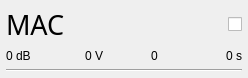
<?xml version="1.0" encoding="UTF-8"?>
<ui version="4.0">
 <class>MacListWidget</class>
 <widget class="QWidget" name="MacListWidget">
  <property name="geometry">
   <rect>
    <x>0</x>
    <y>0</y>
    <width>248</width>
    <height>62</height>
   </rect>
  </property>
  <property name="windowTitle">
   <string>Form</string>
  </property>
  <layout class="QGridLayout" name="gridLayout">
   <property name="verticalSpacing">
    <number>6</number>
   </property>
   <property name="margin">
    <number>6</number>
   </property>
   <item row="3" column="3">
    <widget class="QLabel" name="labelAge">
     <property name="text">
      <string>0 s</string>
     </property>
     <property name="alignment">
      <set>Qt::AlignRight|Qt::AlignTrailing|Qt::AlignVCenter</set>
     </property>
    </widget>
   </item>
   <item row="3" column="1">
    <widget class="QLabel" name="labelBatt">
     <property name="text">
      <string>0 V</string>
     </property>
     <property name="alignment">
      <set>Qt::AlignCenter</set>
     </property>
    </widget>
   </item>
   <item row="3" column="0">
    <widget class="QLabel" name="labelRSSI">
     <property name="text">
      <string>0 dB</string>
     </property>
    </widget>
   </item>
   <item row="4" column="0" colspan="4">
    <widget class="Line" name="line">
     <property name="orientation">
      <enum>Qt::Horizontal</enum>
     </property>
    </widget>
   </item>
   <item row="0" column="0" colspan="2">
    <widget class="QLabel" name="labelMac">
     <property name="font">
      <font>
       <family>Menlo</family>
       <pointsize>20</pointsize>
       <weight>50</weight>
       <bold>false</bold>
      </font>
     </property>
     <property name="text">
      <string>MAC</string>
     </property>
    </widget>
   </item>
   <item row="0" column="3">
    <widget class="QCheckBox" name="checkActive">
     <property name="layoutDirection">
      <enum>Qt::RightToLeft</enum>
     </property>
     <property name="text">
      <string/>
     </property>
     <property name="checked">
      <bool>false</bool>
     </property>
    </widget>
   </item>
   <item row="3" column="2">
    <widget class="QLabel" name="labelCount">
     <property name="text">
      <string>0</string>
     </property>
     <property name="alignment">
      <set>Qt::AlignCenter</set>
     </property>
    </widget>
   </item>
  </layout>
 </widget>
 <resources/>
 <connections/>
</ui>
